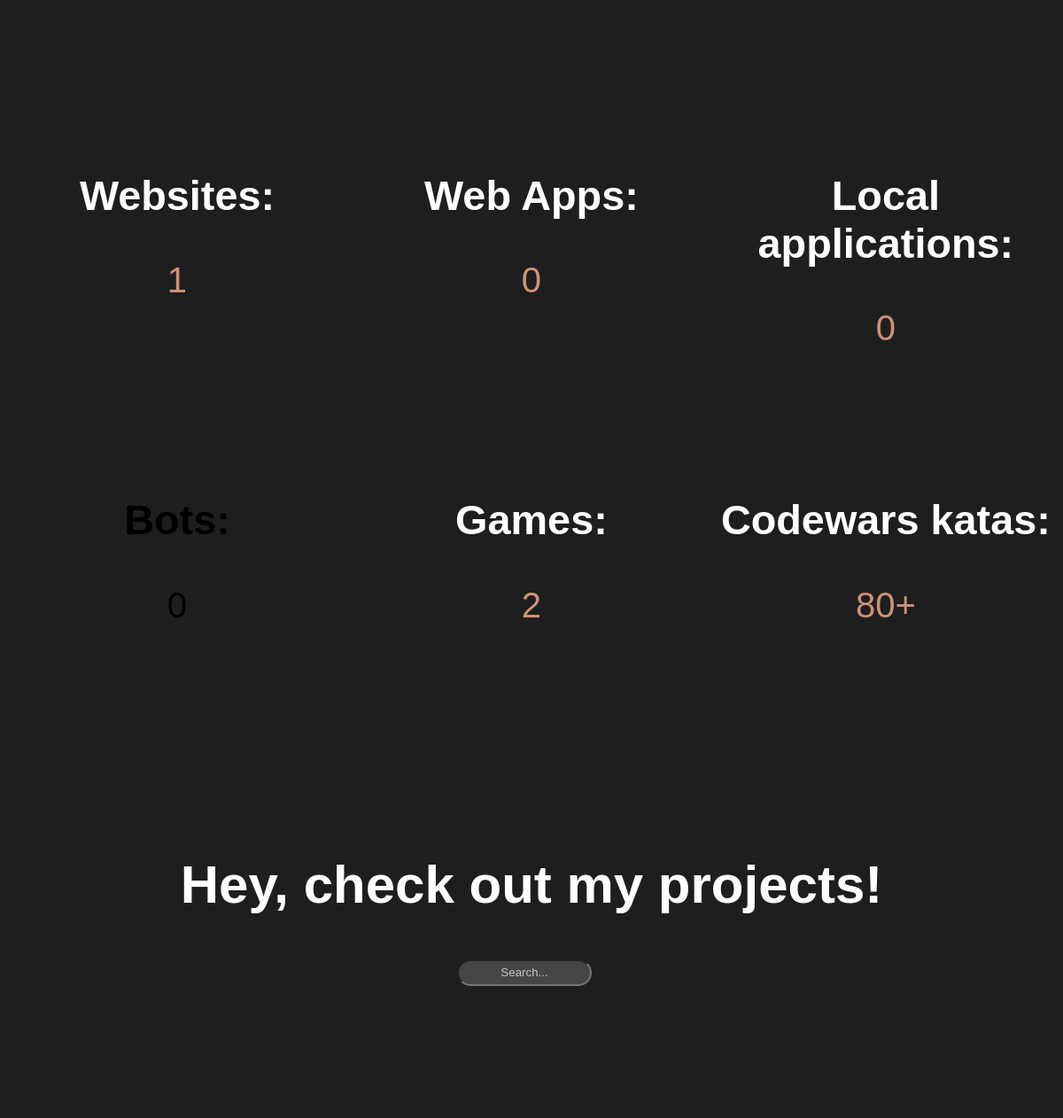
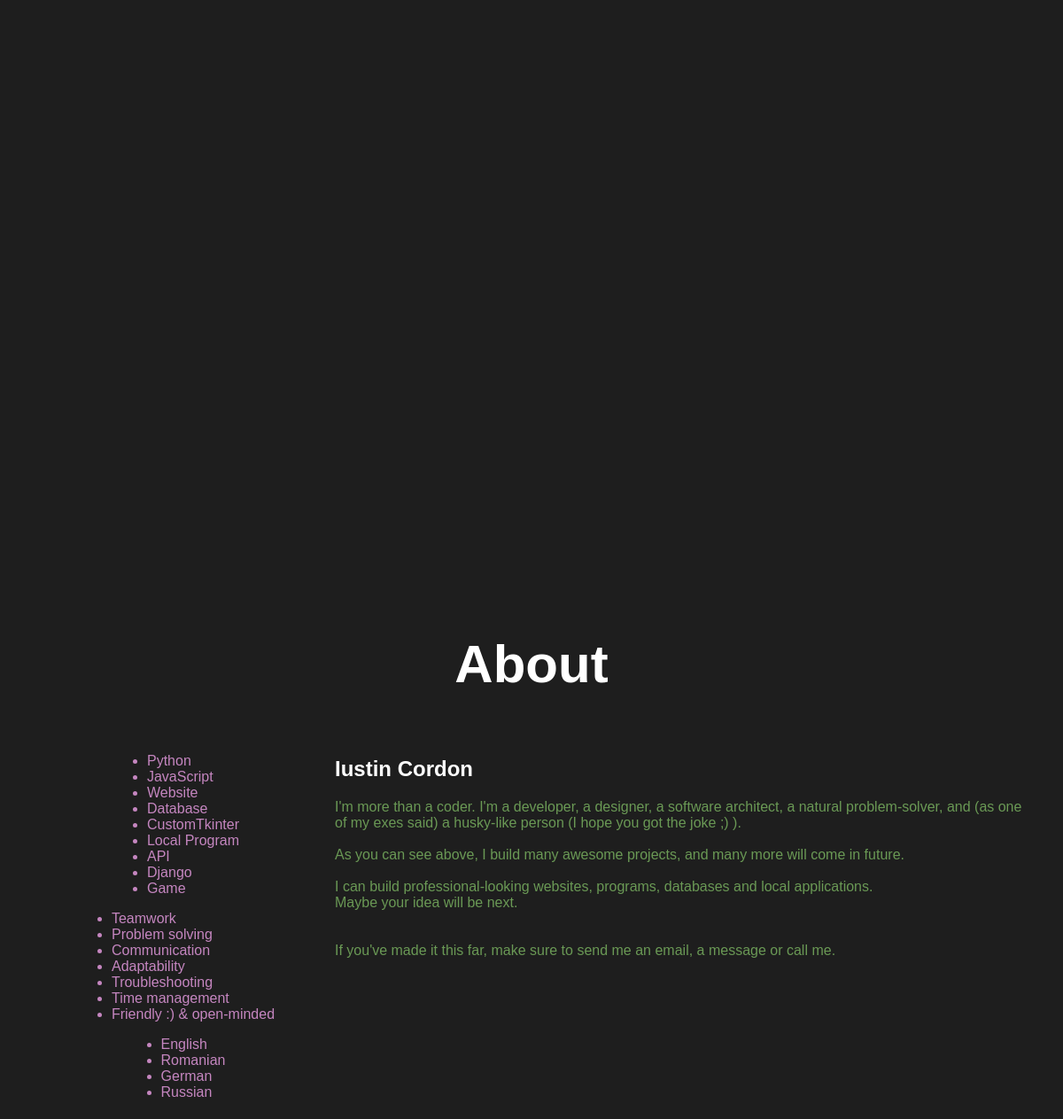
Before: / (middle part) with the older database file (2 pictures, top to bottom).
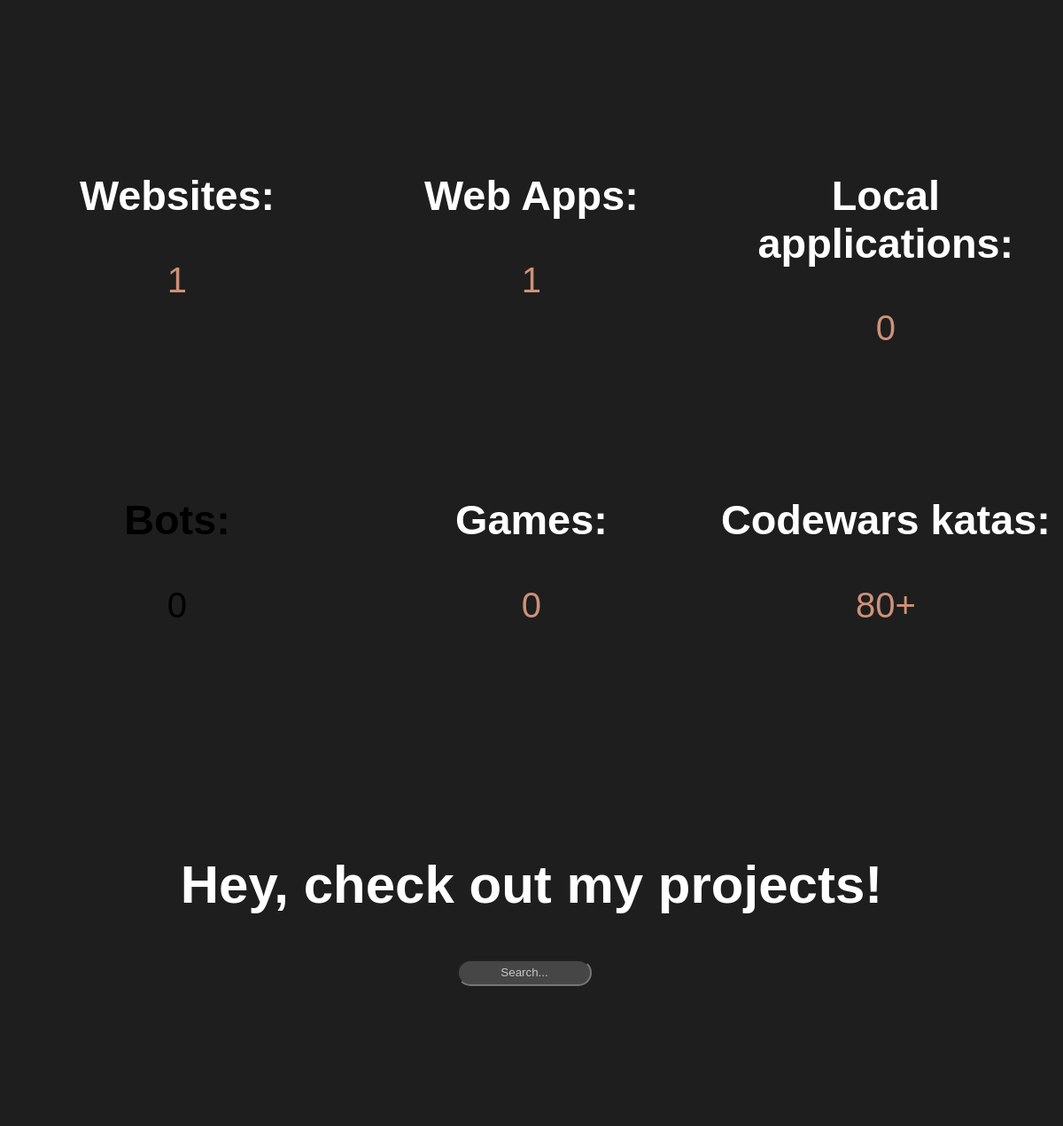
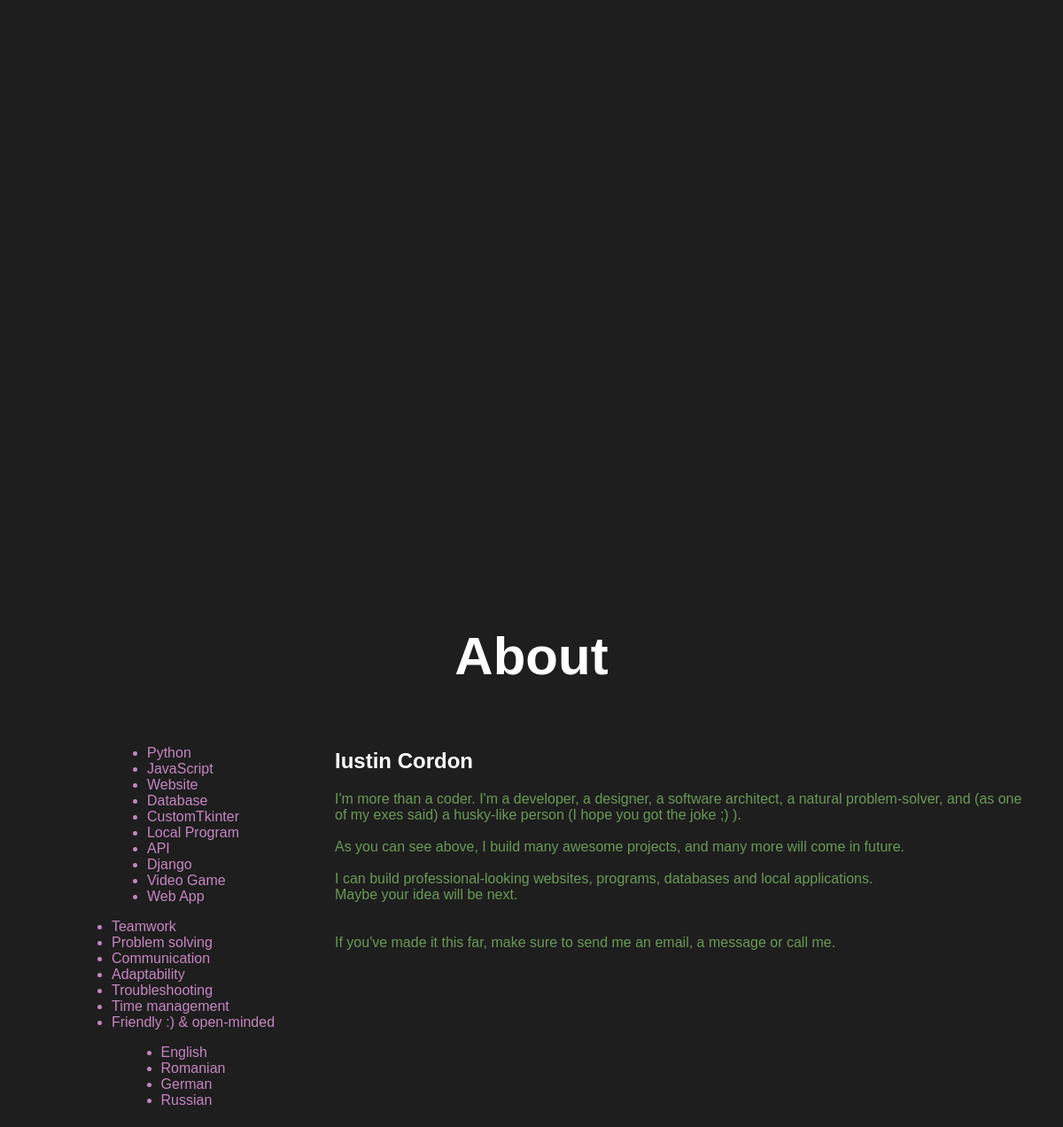
After: the same page with the newer database file (2 pictures, top to bottom).
### main_page/models.py (models this page shows)
class Tag(models.Model):
    name = models.CharField(max_length=50, unique = True)
    def __str__(self):
        return self.name

### main_page/views.py (the view)
# urls.py: path('', views.main_index, name='home')
def main_index(request):
    websites_projects_count = get_projects_count_for_tag('Website')
    app_projects_count = get_projects_count_for_tag('Web App')
    local_projects_count = get_projects_count_for_tag('Local')
    games_projects_count = get_projects_count_for_tag('Game')
    bots_projects_count = get_projects_count_for_tag('Bot')
    projects = Project.objects.all()
    tags_or_skills = Tag.objects.all()
    return render(request, 'main_page/index.html', {
        'websites_projects_count': websites_projects_count,
        'app_projects_count': app_projects_count,
        'local_projects_count': local_projects_count,
        'games_projects_count': games_projects_count,
        'bots_projects_count': bots_projects_count,
        'projects': projects,
        'tags_or_skills': tags_or_skills
    })

### main_page/models.py (called while the page is built)
    def get_link_to_github(self):
        return self.link_to_github

    def get_link_see_in_action(self):
        return self.link_see_in_action

    def get_tags(self):
        return ''.join([tag.name.lower() for tag in self.tags.all()])

### main_page/views.py (called while the page is built)
def get_projects_count_for_tag(tag_name):
    return Project.objects.filter(tags__name=tag_name).count()

### main_page/templates/main_page/index.html (shortened to what this page needs)
{% load static %}
<!DOCTYPE html>
<html>
    <head>
        <link rel="stylesheet" href="{% static 'main_style.css' %}">
    </head>
    <body id = "body">
        <section id = "section_achievements">
            <div id = "div_achievements">
                <div id = "first_3_achivements">
                    <div id = "statistics_1", class = strats_zoom>
                        <h3 id = "Websites_build">Websites:</h3>
                        <a id = "Websites_build_statistics">{{ websites_projects_count }}</a>
                    </div>
                    <div id = "statistics_2", class = strats_zoom>
                        <h3 id ="WebAppps_build">Web Apps:</h3>
                        <a id = "WebAppps_build_statistics">{{ app_projects_count }}</a>
                    </div>
                    <div id = "statistics_3", class = strats_zoom>
                        <h3 id = "Local_programs">Local applications:</h3>
                        <a id = "Local_programs_statistics"> {{ local_projects_count }} </a>
                    </div>
                </div>
                <div id = "second_3_achivements">
                    <div id = "statistics_4", class = strats_zoom>
                        <h3 id = "Bots_build">Bots:</h3>
                        <a id = "Bots_build_statistics"> {{ bots_projects_count }} </a>
                    </div>
                    <div id = "statistics_5", class = strats_zoom>
                        <h3 id = "Games_build">Games:</h3>
                        <a id = "games_build_statistics"> {{ games_projects_count }} </a>
                    </div>
                    <div id = "statistics_6", class = strats_zoom>
                        <h3 id = "Codewars_katas_solved">Codewars katas:</h3>
                        <a id = "Codewars_katas_solved_statistics">80+</a>
                    </div>
                </div>
            </div>
        </section>
        <section id = "section_projects">
            <h1 id = "h1_title_projects">Hey, check out my projects!</h1>
            <input type="text" id="search_input" placeholder="Search...">
            <div class = "project-container">
            </div>
        </section>
        <section id = "section_about_me">
            <h1 id = "h1_title_about">About </h1>
            <div id = "content">
                <div id = "skills">
                    <div id = "div_hard_skills">
                        <ul id = "list_hard_skills">
                            {% for hard_skill in tags_or_skills %}
                                <li>{{ hard_skill }}</li>
                            {% endfor %}
                        </ul>
                    </div>
                    <div id = "div_soft_skills">
                        <ul id = "list_soft_skills">
                            <li>Teamwork</li>
                            <li>Problem solving</li>
                            <li>Communication</li>
                            <li>Adaptability</li>
                            <li>Troubleshooting</li>
                            <li>Time management</li>
                            <li>Friendly :) & open-minded</li>
                        </ul>
                    </div>
                    <div id = "div_languages">
                        <ul id = "list_languages">
                            <li>English</li>
                            <li>Romanian</li>
                            <li>German</li>
                            <li>Russian</li>
                        </ul>
                    </div>
                </div>
                <div id = "me_myself_and_I">
                    <h2 id = "h2_my_name_is_strange">Iustin Cordon</h2>
                    <p id = "p_about_me">I'm more than a coder. I'm a developer, a designer, a software architect, a natural problem-solver,  and (as one of my exes said) a husky-like person (I hope you got the joke ;) ).<br><br> As you can see above, I build many awesome projects, and many more will come in future. <br><br>I can build professional-looking websites, programs, databases and local applications.<br>Maybe your idea will be next.<br><br><br>If you've made it this far, make sure to send me an email, a message or call me.</p>
                </div>
            </div>
        </section>
    </body>
</html>

### main_page/static/main_style.css (style rules this page uses)
#body { margin: 0; font-family: Consolas, Helvetica, sans-serif; overflow: scroll; overflow-x: hidden; }
#section_achievements { background-color: #1E1E1E; width: 100%; margin-left: 0px; padding-bottom: 7.5vh; padding-top: 11vh; }
#first_3_achivements, #second_3_achivements { display: flex; width: 100%; height: 100%; margin-left: 0px; padding-bottom: 7.5vh; padding-top: 7.5vh; }
#statistics_1, #statistics_2, #statistics_3, #statistics_4, #statistics_5, #statistics_6 { text-align: center; font-size: 40px; width: 33.33%; }
#Websites_build, #WebAppps_build, #Local_programs, #Scripts_build, #Games_build, #Codewars_katas_solved { color: white; }
#Websites_build_statistics, #WebAppps_build_statistics, #Local_programs_statistics, #Scripts_build_statistics, #games_build_statistics, #Codewars_katas_solved_statistics { color: #CE9178; }
.strats_zoom { transition: transform .2s; }
#section_projects { background-color: #1E1E1E; width: 100%; margin-left: 0px; padding-bottom: 7.5vh; padding-top: 11vh; }
#h1_title_projects { text-align: center; font-size: 60px; color: white; }
#search_input { background-color: #464646; border-radius: 32px; margin-left: 43vw; height: 3vh; display: flex; justify-content: center; align-items: center; width:12vw; transition: margin-left 0.4s ease-in-out, width 0.4s ease-in-out; text-align: center; }
#search_input::placeholder { color: #C8C8C8; }
.project-container { display: flex; flex-wrap: wrap; }
#section_about_me { background-color: #1E1E1E; width: 100%; margin-left: 0px; padding-bottom: 7.5vh; padding-top: 11vh; }
#h1_title_about { transition: text-decoration 1.5s ease; text-align: center; font-size: 60px; color: white; }
#content { display: flex; }
#skills { width: 30vw; margin-left: 1.5vw; place-items: center; color: #C586C0; }
#me_myself_and_I { text-align: left; width: 65%; }
#h2_my_name_is_strange { color: white; }
#p_about_me { color: #6A9955 }

Changed rows visible on the page:
changed Tag: name "Game" → "Video Game"
added Tag: name "Web App"
Other visible differences:
{{ app_projects_count }}: "0" → "1"
{{ games_projects_count }}: "2" → "0"
